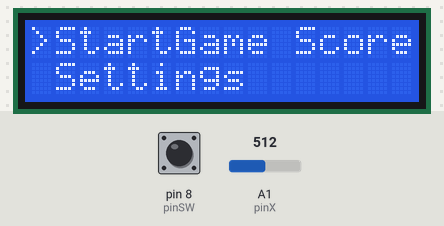
The sketch below on a simulated Arduino Uno, built with avr-gcc and run on an emulated ATmega328P. On the bench: 16×2 character LCD. Inputs (shaded band) come from the test bench; at power-on: A1 (pinX) = 512, pin 8 (pinSW) HIGH.

Above: at 1.2 s.
1.3 s: A1 (pinX) set to 390
At 1.55 s:
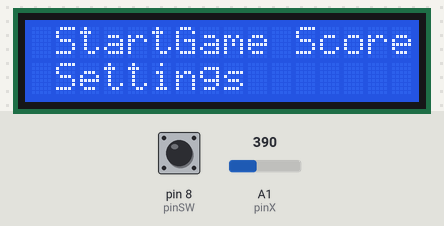
At 2.31 s:
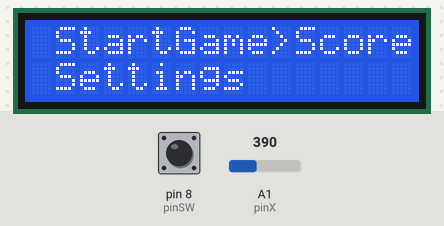
4.3 s: pin 8 (pinSW) pulled LOW for 0.15 s
At 4.8 s:
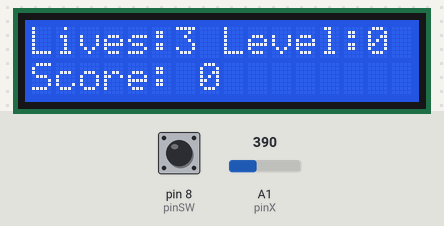
Timing chart, 0 to 7.3 s (numbered marks = the images above; inputs shaded):
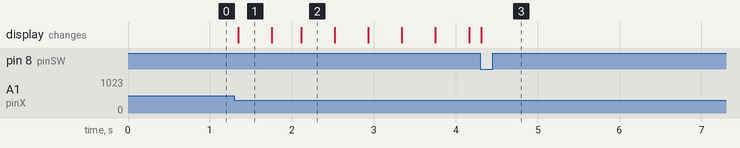

The sketch:

homework4code.ino
```cpp
#include <LiquidCrystal.h>
#include <EEPROM.h>

const int RS = 12;
const int enable = 11;
const int d4 = 5;
const int d5 = 4;
const int d6 = 3;
const int d7 = 2;
const int columns = 16;
const int lines = 2;
LiquidCrystal lcd(RS, enable, d4, d5, d6, d7);

const int pinX = A1;
const int pinSW = 8;
byte pushed = LOW;
unsigned long long currentTime;
unsigned long long previousXSwitchTime = 0;
unsigned long long previousSwitchTime = 0;
unsigned long long previousShowTime = 0;
unsigned long long previousGameTime = 0;
unsigned long long startingGameTime = 0;

int  selected = 0;
int selectedOptionsNO = 4; //main menu has 3 selectable options, start game has 0, highscore has 0, settings has 2
int currentPage = 0; //0-mainMenu, 1-startGame, 2-highscore, 3-settings
int levelDifficulty = 0;
String playerName = "UNKNOWN";
String highscorer = "NOBODY";
int highscore = 0;

int currentLevel;
int currentScore = 0;
byte gameStarted = 0;
byte gameEnded = 0;

void setup() {
Serial.begin(9600);
lcd.begin(16, 2);
lcd.print("hello, world!");
//incarca din eerpom in player


pinMode(pinX, INPUT);
pinMode(pinSW, INPUT_PULLUP);
}

void switchState(){
  int switchValue = digitalRead(pinSW);
  if(!switchValue && previousSwitchTime + 1000 < currentTime){
    pushed = HIGH;
    previousSwitchTime = currentTime;
  }
  else
    pushed = LOW;

}

void selectedOptionChange(){
    int xValue = analogRead(pinX);

    if(currentPage == 0){
       if(xValue > 600  && previousXSwitchTime + 400 < currentTime){
          if(selected + 2 >= selectedOptionsNO)
            selected = 0;
          else
            ++selected;
          previousXSwitchTime = currentTime;
        }

        else
          if(xValue < 400 &&  previousXSwitchTime + 400 < currentTime){
            if(selected - 1 < 0)
              selected = selectedOptionsNO - 1;
            else
              --selected;
            previousXSwitchTime = currentTime;
        }

    }
    else
        if(currentPage == 3){
          if(xValue < 400 &&  previousXSwitchTime + 400 < currentTime){
            --levelDifficulty;
            previousXSwitchTime = currentTime;
           }
          if(xValue > 600 &&  previousXSwitchTime + 400 < currentTime){
            ++levelDifficulty;
            previousXSwitchTime = currentTime;
           }
        }

}

void showMenu(){
  if(previousShowTime + 50 >= currentTime) return;

  lcd.clear();
  lcd.setCursor(0, 0);

  char menu[3][30] = {"StartGame", "Score", "Settings"};
  int menuElementsNO = 3;
  int lineFreeSpace = columns;
  int currentLine = 0;

  for(int i = 0; i < menuElementsNO; ++i){
     if(strlen(menu[i]) + 1 > lineFreeSpace){ // if the command can't pe printed on the current line, +2 for the space after the command and selected arrow ">"
           lcd.setCursor(0, ++currentLine);//go to the next line in the matrix
           lineFreeSpace = columns;
     }

     if(selected == i)lcd.print(">");
     else lcd.print(" ");
     lcd.print(menu[i]);
     lineFreeSpace -= strlen(menu[i]) + 1;

  }
  previousShowTime = currentTime;

}


void showHighscore(){
  if(previousShowTime + 50 >= currentTime) return;

  lcd.clear();
  lcd.setCursor(0, 0);

  lcd.print("Highscore:");
  lcd.print(highscore);
  lcd.setCursor(0, 1);
  lcd.print("By:");
  lcd.print(playerName);

  previousShowTime = currentTime;
}


void showSettings(){
  if(previousShowTime + 50 >= currentTime) return;

  if(Serial.available() > 0){
    playerName = "";
    String prevPlayerName = "";
    while(Serial.available() > 0){
      playerName = prevPlayerName;
      char letter;
      letter = (char)Serial.read();
      prevPlayerName += letter;
    }

  }


  lcd.clear();
  lcd.setCursor(0, 0);

  lcd.print("Nume:");
  lcd.print(playerName);
  lcd.setCursor(0, 1);
  lcd.print("Difficulty:");
  lcd.print(levelDifficulty);

  previousShowTime = currentTime;
}


void startGame(){

  if(gameEnded == HIGH)
    return;

  if(gameStarted == HIGH && startingGameTime + 10000 <=currentTime ){
    if( previousShowTime + 50 <= currentTime){
          lcd.clear();
          lcd.setCursor(0, 0);
          lcd.print("Score:");
          lcd.print((currentLevel + 1) * 3);
          lcd.setCursor(0, 1);
          lcd.print("PushButtonToExit");

          if((currentLevel + 1) * 3 > highscore){
            highscore = (currentLevel + 1) * 3;
            highscorer = playerName;
          }

          gameEnded = HIGH;
          previousShowTime = currentTime;
       }
    return;
  }


  if(previousShowTime + 50 <= currentTime){

  lcd.clear();
  lcd.setCursor(0, 0);

  lcd.print("Lives:3 ");
  lcd.print("Level:");
  lcd.print(currentLevel);
  lcd.setCursor(0, 1);
  lcd.print("Score: ");
  lcd.print(currentLevel * 3);

  previousShowTime = currentTime;

  }

  if(gameStarted == LOW) {
    gameStarted = HIGH;
    previousGameTime = currentTime;
    startingGameTime = currentTime;
    currentLevel = levelDifficulty;
  }
  else
    if(previousGameTime + 5000 <= currentTime){
      ++currentLevel;
      previousGameTime = currentTime;
    }

}


void switchMenu(){
  if(pushed == LOW || (gameStarted == HIGH && gameEnded ==LOW))
    return;

  switch(currentPage){
    case(0): //mainMenu
      currentPage = selected + 1;
      selected = 0;
      gameStarted = LOW;
      gameEnded = LOW;
      break;

    default://startGame
      currentPage = 0;
      selected = 0;
      break;

   }


}

void showPage(){

  switch(currentPage){
    case(0):
      showMenu();
      break;
    case(1):
      startGame();
      break;
    case(2):
      showHighscore();
      break;
    case(3):
      showSettings();
      break;

  }

}

void loop() {
  currentTime = millis();

  switchState();
  selectedOptionChange();
  switchMenu();
  showPage();
}
```

Measured:
- after the input at 1.3 s, the display: changes after 0.05 s (image 1)
- after the input at 4.3 s, the display: changes at once (image 3)
- what the display in image 1 shows lasts 0.5 s, from 1.3 s to 1.8 s
